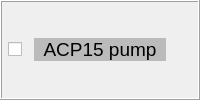
     <widget class="QFrame" name="frame">
      <property name="frameShape">
       <enum>QFrame::Box</enum>
      </property>
      <property name="frameShadow">
       <enum>QFrame::Raised</enum>
      </property>
      <layout class="QGridLayout" name="gridLayout_10">
       <property name="leftMargin">
        <number>0</number>
       </property>
       <property name="topMargin">
        <number>0</number>
       </property>
       <property name="rightMargin">
        <number>0</number>
       </property>
       <property name="bottomMargin">
        <number>0</number>
       </property>
       <item row="0" column="0">
        <layout class="QGridLayout" name="gridLayout_41">
         <property name="leftMargin">
          <number>6</number>
         </property>
         <property name="topMargin">
          <number>0</number>
         </property>
         <property name="rightMargin">
          <number>6</number>
         </property>
         <property name="bottomMargin">
          <number>0</number>
         </property>
         <item row="0" column="2">
          <widget class="PyDMByteIndicator" name="PyDMByteIndicator_29">
           <property name="minimumSize">
            <size>
             <width>20</width>
             <height>20</height>
            </size>
           </property>
           <property name="maximumSize">
            <size>
             <width>20</width>
             <height>20</height>
            </size>
           </property>
           <property name="font">
            <font>
             <family>Cantarell</family>
            </font>
           </property>
           <property name="toolTip">
            <string/>
           </property>
           <property name="whatsThis">
            <string>
    Widget for graphical representation of bits from an integer number
    with support for Channels and more from PyDM

    Parameters
    ----------
    parent : QWidget
        The parent widget for the Label
    init_channel : str, optional
        The channel to be used by the widget.
    </string>
           </property>
           <property name="channel" stdset="0">
            <string>ca://${IOC}:ACP:OnOff</string>
           </property>
           <property name="offColor" stdset="0">
            <color>
             <red>255</red>
             <green>0</green>
             <blue>0</blue>
            </color>
           </property>
           <property name="circles" stdset="0">
            <bool>true</bool>
           </property>
           <property name="labels" stdset="0">
            <stringlist/>
           </property>
          </widget>
         </item>
         <item row="0" column="0">
          <widget class="PyDMCheckbox" name="PyDMCheckbox_52">
           <property name="minimumSize">
            <size>
             <width>0</width>
             <height>20</height>
            </size>
           </property>
           <property name="maximumSize">
            <size>
             <width>20</width>
             <height>20</height>
            </size>
           </property>
           <property name="font">
            <font>
             <family>Cantarell</family>
            </font>
           </property>
           <property name="toolTip">
            <string/>
           </property>
           <property name="whatsThis">
            <string>
    A QCheckbox with support for Channels and more from PyDM

    Parameters
    ----------
    parent : QWidget
        The parent widget for the Label
    init_channel : str, optional
        The channel to be used by the widget.

    </string>
           </property>
           <property name="iconSize">
            <size>
             <width>16</width>
             <height>16</height>
            </size>
           </property>
           <property name="alarmSensitiveBorder" stdset="0">
            <bool>false</bool>
           </property>
           <property name="channel" stdset="0">
            <string>ca://${IOC}:ACP:OnOff</string>
           </property>
          </widget>
         </item>
         <item row="0" column="1">
          <widget class="QLabel" name="label_115">
           <property name="minimumSize">
            <size>
             <width>0</width>
             <height>20</height>
            </size>
           </property>
           <property name="maximumSize">
            <size>
             <width>16777215</width>
             <height>30</height>
            </size>
           </property>
           <property name="palette">
            <palette>
             <active>
              <colorrole role="Base">
               <brush brushstyle="SolidPattern">
                <color alpha="255">
                 <red>255</red>
                 <green>255</green>
                 <blue>255</blue>
                </color>
               </brush>
              </colorrole>
              <colorrole role="Window">
               <brush brushstyle="SolidPattern">
                <color alpha="255">
                 <red>187</red>
                 <green>187</green>
                 <blue>187</blue>
                </color>
               </brush>
              </colorrole>
             </active>
             <inactive>
              <colorrole role="Base">
               <brush brushstyle="SolidPattern">
                <color alpha="255">
                 <red>255</red>
                 <green>255</green>
                 <blue>255</blue>
                </color>
               </brush>
              </colorrole>
              <colorrole role="Window">
               <brush brushstyle="SolidPattern">
                <color alpha="255">
                 <red>187</red>
                 <green>187</green>
                 <blue>187</blue>
                </color>
               </brush>
              </colorrole>
             </inactive>
             <disabled>
              <colorrole role="Base">
               <brush brushstyle="SolidPattern">
                <color alpha="255">
                 <red>187</red>
                 <green>187</green>
                 <blue>187</blue>
                </color>
               </brush>
              </colorrole>
              <colorrole role="Window">
               <brush brushstyle="SolidPattern">
                <color alpha="255">
                 <red>187</red>
                 <green>187</green>
                 <blue>187</blue>
                </color>
               </brush>
              </colorrole>
             </disabled>
            </palette>
           </property>
           <property name="font">
            <font>
             <pointsize>14</pointsize>
            </font>
           </property>
           <property name="autoFillBackground">
            <bool>true</bool>
           </property>
           <property name="text">
            <string>ACP15 pump</string>
           </property>
           <property name="alignment">
            <set>Qt::AlignCenter</set>
           </property>
          </widget>
         </item>
        </layout>
       </item>
      </layout>
     </widget>
